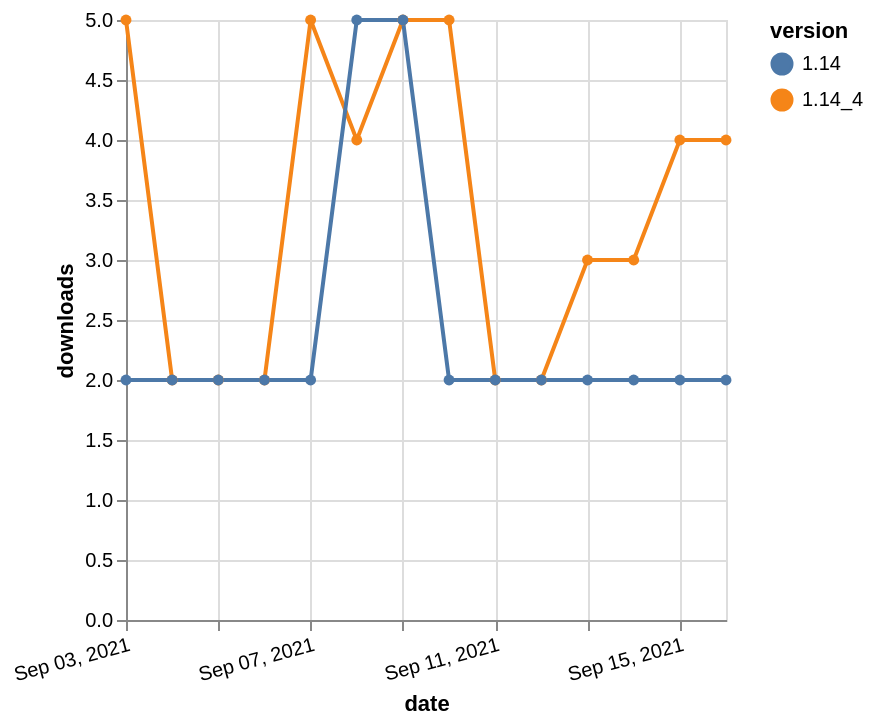

Write the Vega-Lite specification saved for this chart.
### Vega-Lite specification from a JSON file in a GitHub repository (floating-point values rounded to 4 significant figures)
{"$schema": "https://vega.github.io/schema/vega-lite/v5.json", "description": "A simple bar chart with embedded data.", "data": {"values": [{"date": "2021-09-03", "total": 3300, "delta": 5, "version": "1.14_4"}, {"date": "2021-09-04", "total": 3302, "delta": 2, "version": "1.14_4"}, {"date": "2021-09-05", "total": 3304, "delta": 2, "version": "1.14_4"}, {"date": "2021-09-06", "total": 3306, "delta": 2, "version": "1.14_4"}, {"date": "2021-09-07", "total": 3311, "delta": 5, "version": "1.14_4"}, {"date": "2021-09-08", "total": 3315, "delta": 4, "version": "1.14_4"}, {"date": "2021-09-09", "total": 3320, "delta": 5, "version": "1.14_4"}, {"date": "2021-09-10", "total": 3325, "delta": 5, "version": "1.14_4"}, {"date": "2021-09-11", "total": 3327, "delta": 2, "version": "1.14_4"}, {"date": "2021-09-12", "total": 3329, "delta": 2, "version": "1.14_4"}, {"date": "2021-09-13", "total": 3332, "delta": 3, "version": "1.14_4"}, {"date": "2021-09-14", "total": 3335, "delta": 3, "version": "1.14_4"}, {"date": "2021-09-15", "total": 3339, "delta": 4, "version": "1.14_4"}, {"date": "2021-09-16", "total": 3343, "delta": 4, "version": "1.14_4"}, {"date": "2021-09-03", "total": 3577, "delta": 2, "version": "1.14"}, {"date": "2021-09-04", "total": 3579, "delta": 2, "version": "1.14"}, {"date": "2021-09-05", "total": 3581, "delta": 2, "version": "1.14"}, {"date": "2021-09-06", "total": 3583, "delta": 2, "version": "1.14"}, {"date": "2021-09-07", "total": 3585, "delta": 2, "version": "1.14"}, {"date": "2021-09-08", "total": 3590, "delta": 5, "version": "1.14"}, {"date": "2021-09-09", "total": 3595, "delta": 5, "version": "1.14"}, {"date": "2021-09-10", "total": 3597, "delta": 2, "version": "1.14"}, {"date": "2021-09-11", "total": 3599, "delta": 2, "version": "1.14"}, {"date": "2021-09-12", "total": 3601, "delta": 2, "version": "1.14"}, {"date": "2021-09-13", "total": 3603, "delta": 2, "version": "1.14"}, {"date": "2021-09-14", "total": 3605, "delta": 2, "version": "1.14"}, {"date": "2021-09-15", "total": 3607, "delta": 2, "version": "1.14"}, {"date": "2021-09-16", "total": 3609, "delta": 2, "version": "1.14"}]}, "width": "container", "mark": {"type": "line", "point": {"filled": true}}, "encoding": {"x": {"field": "date", "type": "temporal", "timeUnit": "yearmonthdate", "title": "date", "axis": {"labelAngle": -15}}, "y": {"field": "delta", "type": "quantitative", "title": "downloads"}, "color": {"field": "version", "type": "nominal"}, "tooltip": {"field": "delta"}}}
